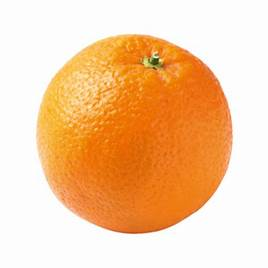
#> input picture images/orange.jpg, 268 x 268 px
$ python thresholding.py
#> lines starting #> are read from the running program, lines starting #| are printed output that depends on the picture; after the words box and inside, x2 and y2 are one past the last pixel; in counts of white or black regions, pixels touching at a corner belong together
# importing neccesary libraries
import cv2
import numpy as np
import matplotlib.pyplot as plt

# Read image
fruit = cv2.imread('images/orange.jpg')
#> fruit is the input picture: shape (268, 268, 3); mean B, G, R 162.2, 203.6, 246
fruit_rgb = cv2.cvtColor(fruit, cv2.COLOR_BGR2RGB)

# convert to grayscale
grayscaled_fruit = cv2.cvtColor(fruit, cv2.COLOR_BGR2GRAY)
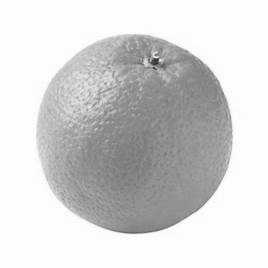
#> grayscaled_fruit: shape (268, 268); min 40, max 255, mean 211.5

# threshold image
ret, threshold_img = cv2.threshold(
    grayscaled_fruit, 235, 255, cv2.THRESH_BINARY)
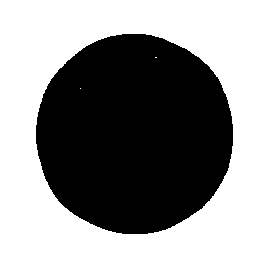
#> threshold_img: shape (268, 268); 56.7% white; 1 black region, box (x1, y1, x2, y2) and area: (36, 34, 233, 234) 31130

# display result
Titles = ["Fruit", "thresholded image of fruit"]
images = [fruit_rgb, threshold_img]
count = 2

for i in range(count):
    plt.subplot(2, 2, i + 1)
    plt.title(Titles[i])
    plt.imshow(images[i], cmap=plt.cm.gray)

plt.show()
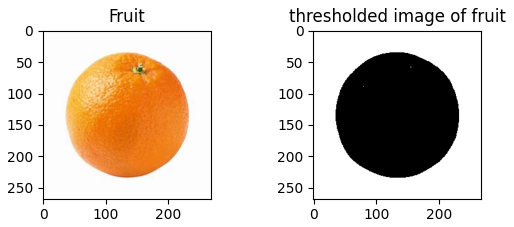
#> figure drawn by matplotlib, 2 panels
